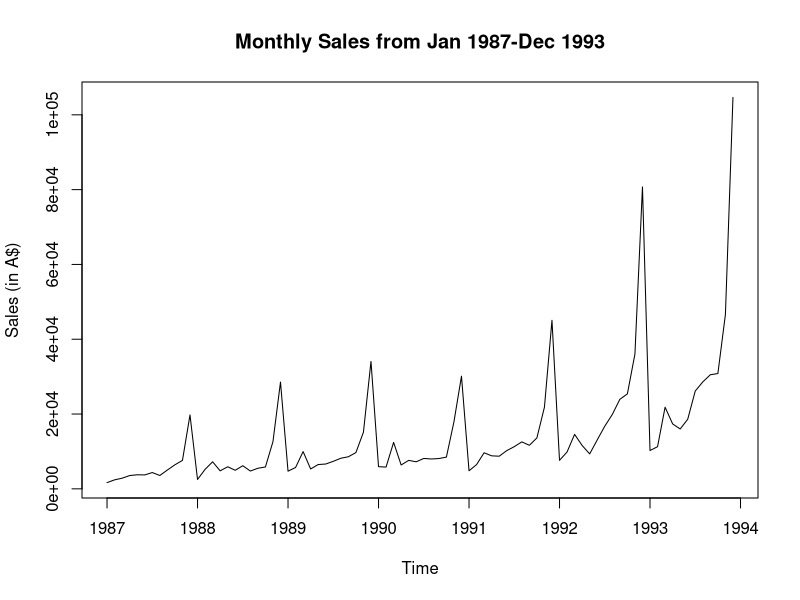
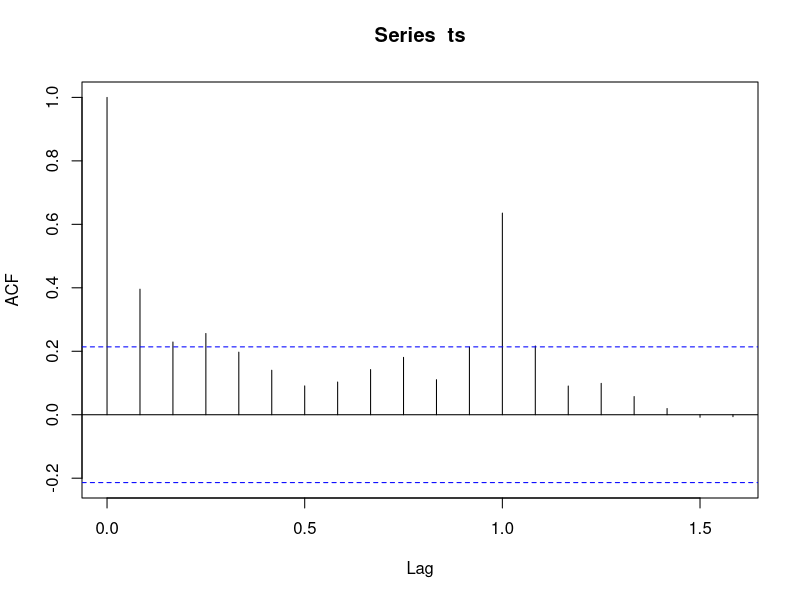
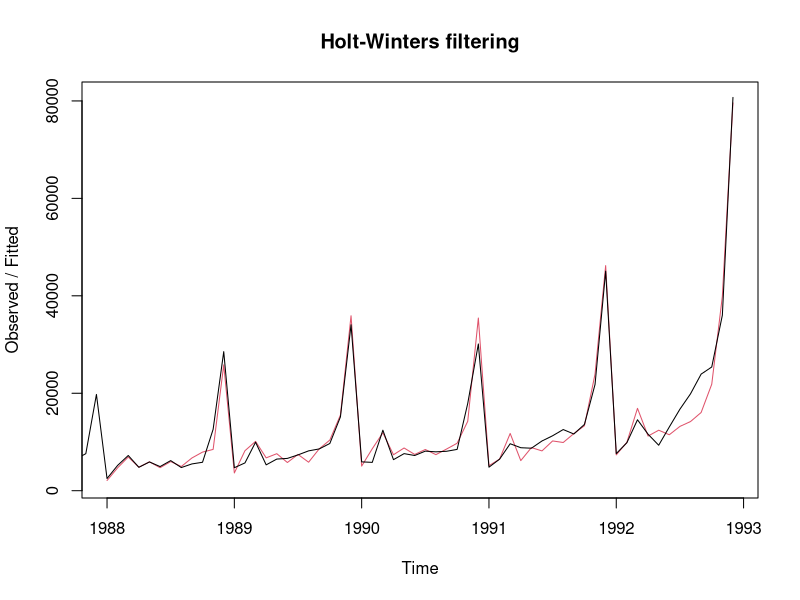
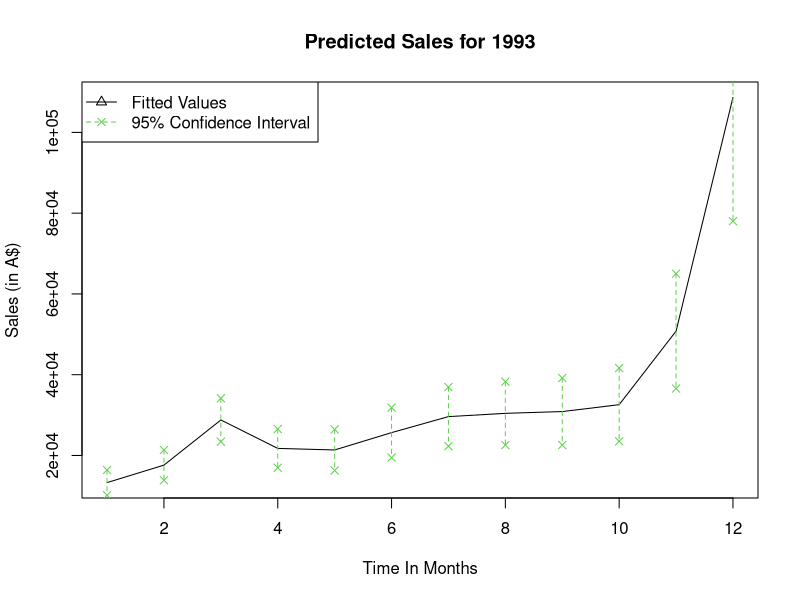
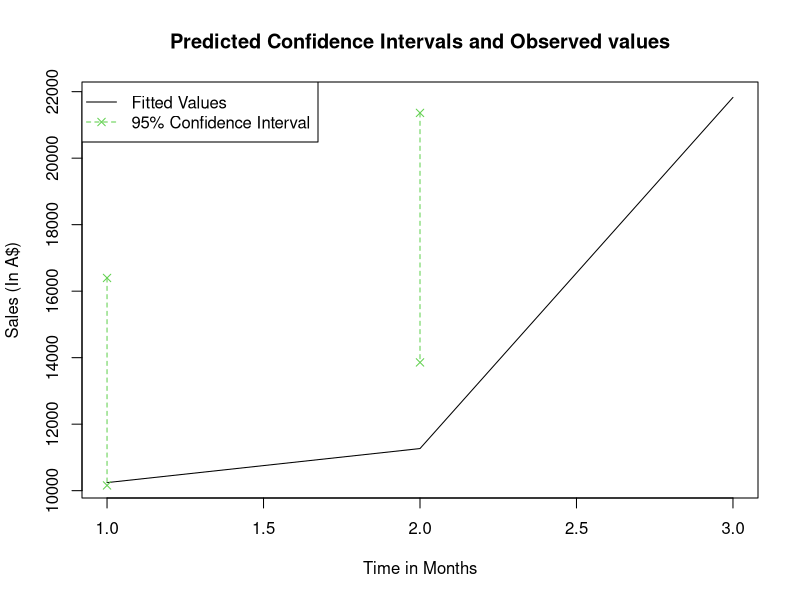
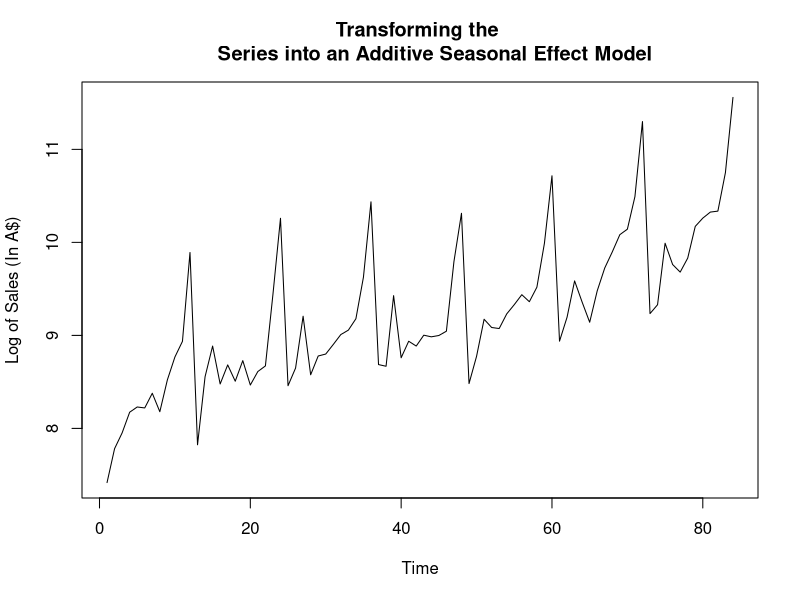

Write the R code that produced these figures, in order.
## ---- chunk 1
knitr::opts_chunk$set(echo = TRUE)
library(tseries)
library(stats)
## ---- chunk 2
data <- read.delim("souvenir.txt", header = F)
ts <- ts(data$V1, start = c(1987,1), frequency = 12)
plot(ts, xlab = "Time", ylab = "Sales (in A$)", 
     main = "Monthly Sales from Jan 1987-Dec 1993")
acf(ts)
## ---- chunk 3
#Extracting
prediction_ts <- window(ts, start = c(1987,1), end = c(1992, 12))
#Fitting prediction model using HoltWinters()
model_smooth <- HoltWinters(prediction_ts, seasonal = c("multiplicative"))
#Providing parameter values
model_smooth$alpha
model_smooth$beta
model_smooth$gamma
#Plotting
plot(model_smooth)
## ---- chunk 4
# Predicting for 1993
forecast_data <- data.frame(predict(model_smooth, 12, 
                                    level = 0.95, n.ahead = 12, prediction.interval = TRUE))
# Plotting
plot(forecast_data$fit, type = "l", xlab = "Time In Months", 
     ylab = "Sales (in A$)", main = "Predicted Sales for 1993")
for(i in 1:12){
  segments(x0 = i, y0 = forecast_data[i,2], x1 = i, y1= forecast_data[i,3],lty = 2, col = 3)
}
points(forecast_data$upr, pch = 4, col = 3)
points(forecast_data$lwr, pch = 4, col = 3)
legend("topleft", legend = c("Fitted Values", "95% Confidence Interval"), col = c(1, 3), 
       lty = c(1, 2), pch = c(2,4))
# Forecast for first 3 months
forecast_data[1:3,1]
## ---- chunk 5
plot(ts[73:75], type = "l", xlab = "Time in Months" , ylab = "Sales (In A$)", 
     main = "Predicted Confidence Intervals and Observed values" )
for(i in 1:3){
  segments(x0 = i, y0 = forecast_data[i,2], x1 = i, y1= forecast_data[i,3],lty = 2, col = 3)
}
points(forecast_data$upr[1:3], pch = 4, col = 3)
points(forecast_data$lwr[1:3], pch = 4, col = 3)
legend("topleft", legend = c("Fitted Values", "95% Confidence Interval"), 
       col = c(1, 3), lty = c(1, 2), pch = c(NA,4))
## ---- chunk 6
data2<- log(data)
ts1 <- ts(data2[,1])
plot(ts1, xlab = "Time", ylab = "Log of Sales (In A$)", main = "Transforming the 
     Series into an Additive Seasonal Effect Model")
